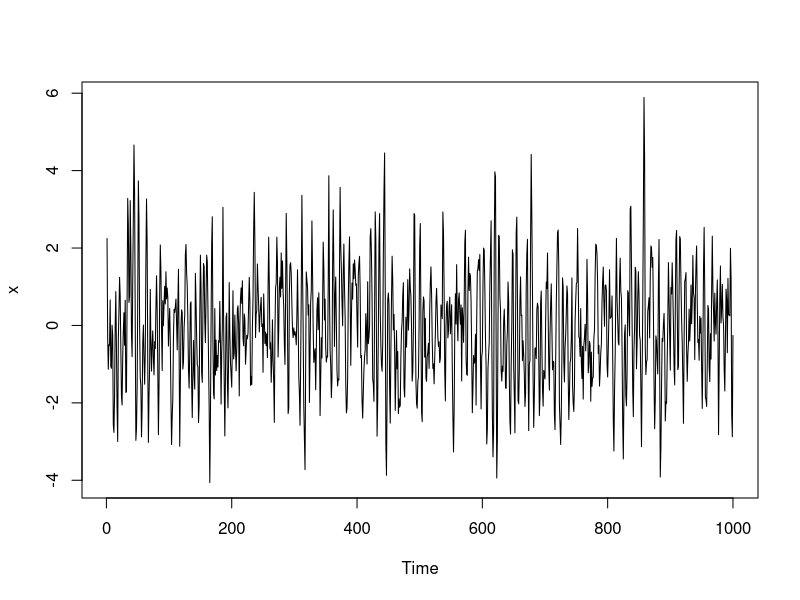
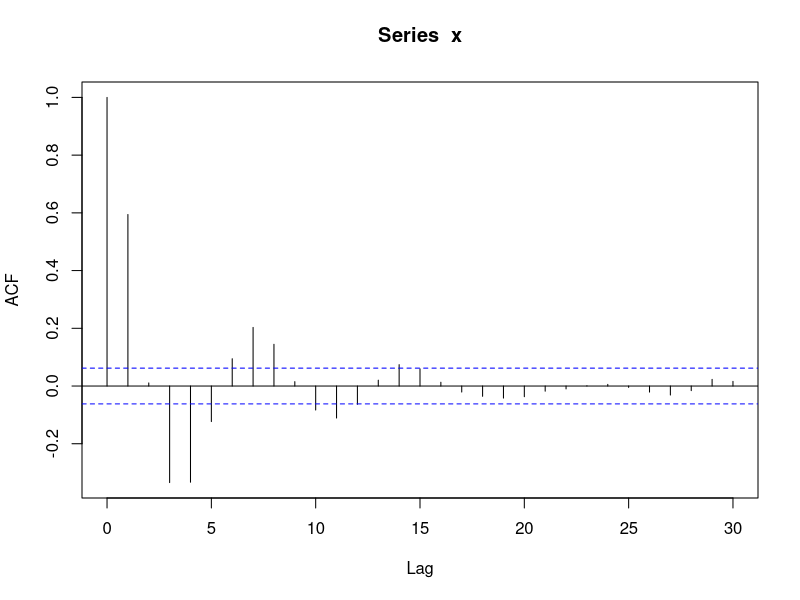
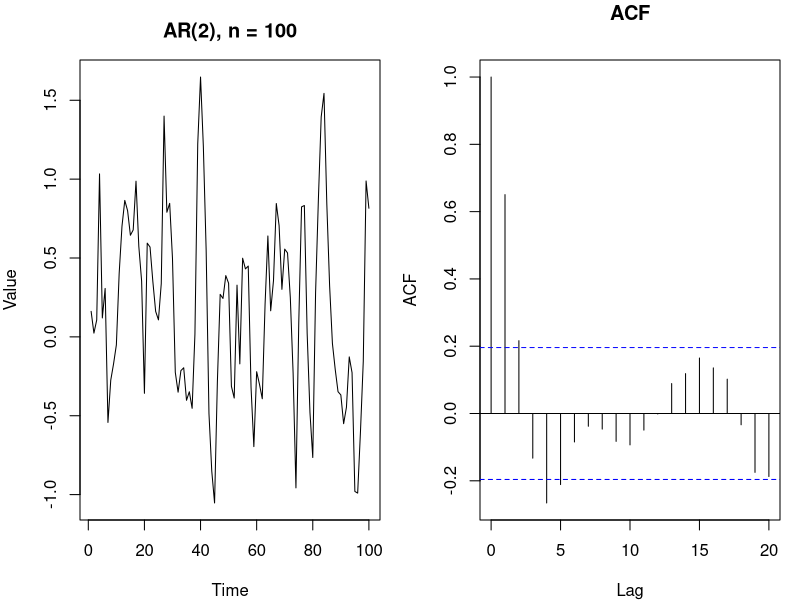
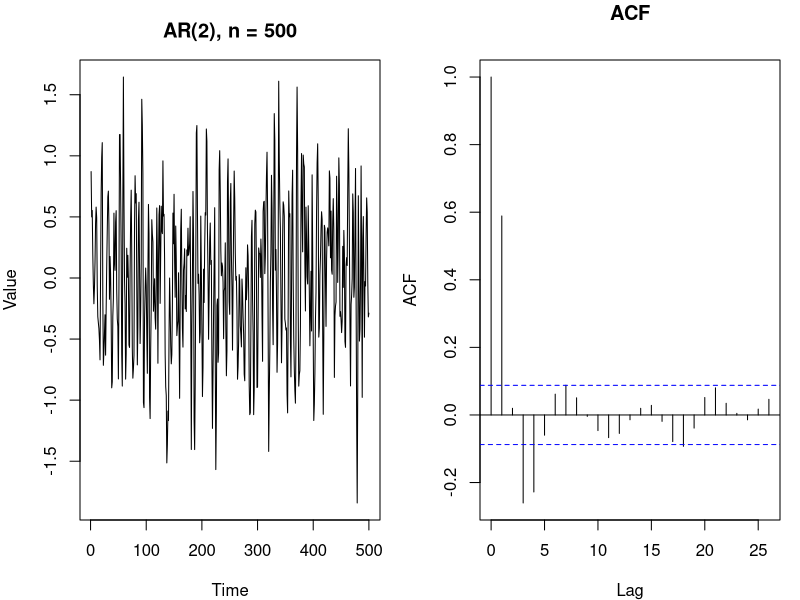
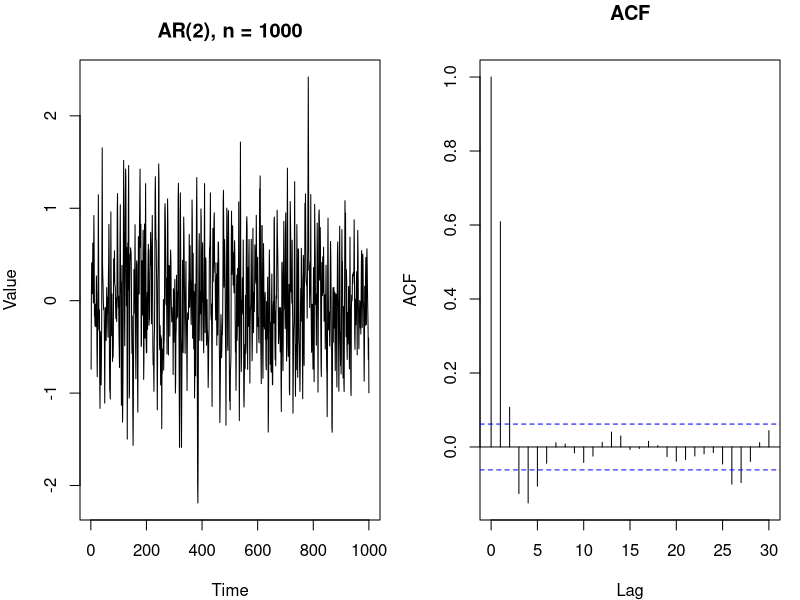
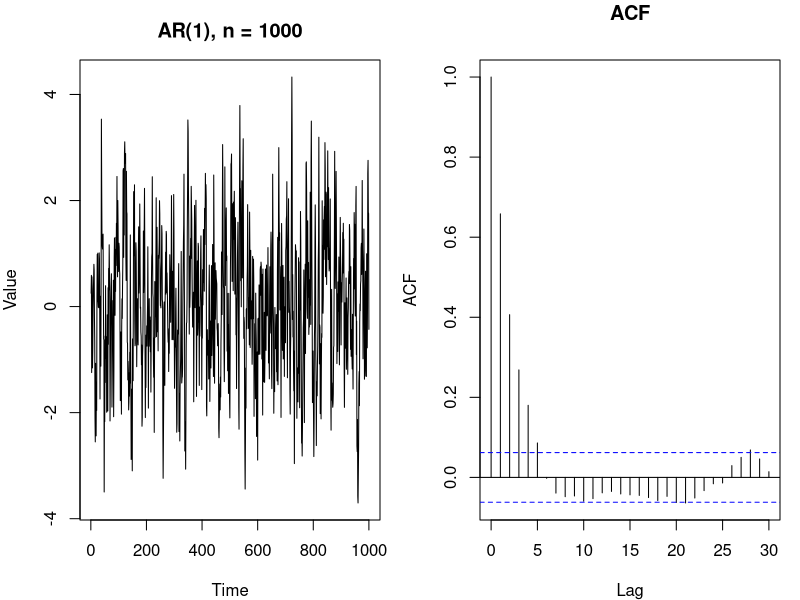
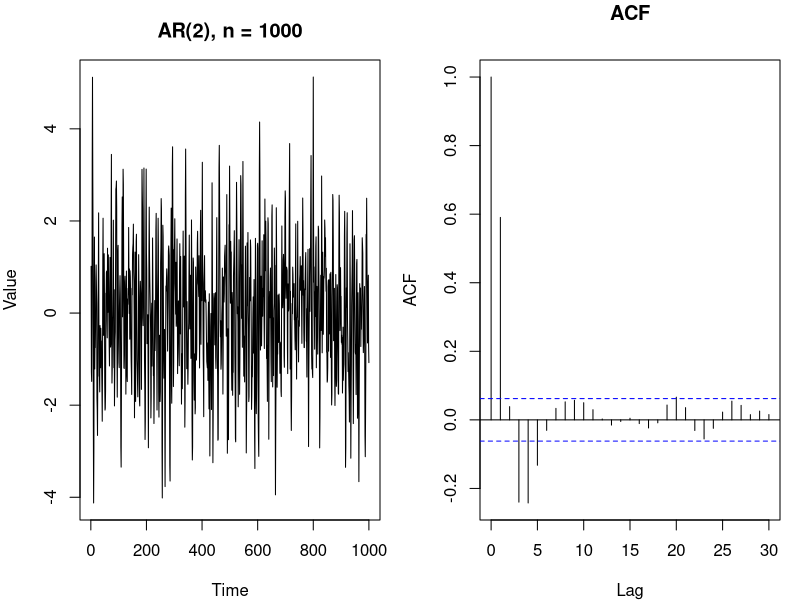
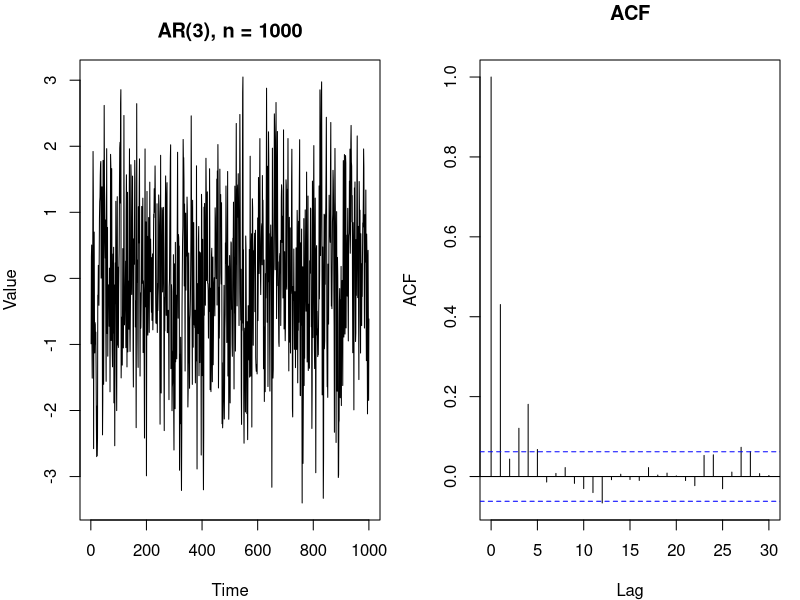

Write R code to recreate these figures, in order.
## ---- chunk 1

n<-1000
x<-arima.sim(list(ar = c(0.8897, -0.4858), sd = sqrt(0.1796)),n)
plot(x,type="l")

## ---- chunk 2
acf(x)
## ---- chunk 3
simulate_ar <- function(n, phi, sigma2 = 1) {
  
  x <- arima.sim(
    model = list(ar = phi),
    n = n,
    sd = sqrt(sigma2)
  )
  
  old_par <- par(no.readonly = TRUE)
  on.exit(par(old_par))
  
  par(mfrow = c(1, 2), mar = c(4, 4, 3, 1))
  
  plot(
    x,
    type = "l",
    main = paste0("AR(", length(phi), "), n = ", n),
    xlab = "Time",
    ylab = "Value"
  )
  
  acf(x, main = "ACF")
}
## ---- chunk 4
n_values <- c(100, 500, 1000)

for (n in n_values) {
  simulate_ar(n, phi = c(0.8897, -0.4858), sigma2 = 0.1796)
  dev.flush()
}
## ---- chunk 5
phi_list <- list(
  c(0.7), #AR(1) 
  c(0.8897, -0.4858), #AR(2)
  c(0.6, -0.3, 0.2) #AR(3)
)

for (phi in phi_list) {
  simulate_ar(1000, phi)
}
## ---- chunk 6
n_values <- c(100, 500, 1000)

phi_list <- list(
  c(0.7),
  c(0.8897, -0.4858),
  c(0.6, -0.3, 0.2)
)

for (n in n_values) {
  for (phi in phi_list) {
    
    x <- arima.sim(list(ar = phi), n = n, sd = sqrt(0.1796))
    
    par(mfrow=c(1,2))
    
    plot(x, type="l",
         main=paste("AR(",length(phi),")  n=",n,sep=""))
    
    acf(x, main="ACF")
    
  }
}
